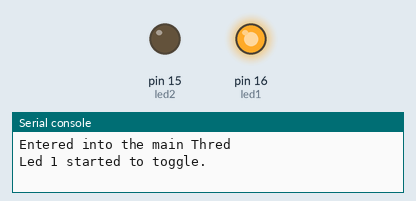
This program was run on a simulated MicroPython board. On the bench: output pins drawn as LEDs (lit = HIGH), the last lines printed to the serial console. Threads take turns every 2 ms.

Above: at 1.0 s.
At 3.2 s:
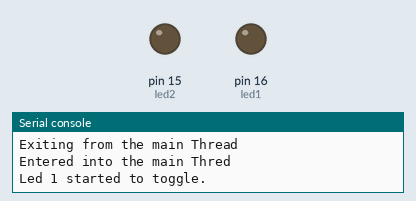
Timing chart, 0 to 5.6 s (numbered marks = the images above):
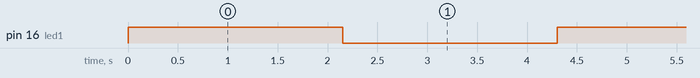

The program:

main.py
```python
from machine import Pin
import utime
import _thread

led1 = Pin(16, machine.Pin.OUT)
led2 = Pin(15, machine.Pin.OUT)


sLock = _thread.allocate_lock()

def CoreTask():
    while True:
        sLock.acquire()
        print("Entered into the second Thred")
        utime.sleep(1)
        led2.high()
        print("Led 2 turned on")
        utime.sleep(2)
        led2.low()
        print("Led 2 turned off")
        utime.sleep(1)
        print("Exiting from the 2nd Thread")
        utime.sleep(1)
        sLock.release()

_thread.start_new_thread(CoreTask, ())

while True:
    # We acquire the semaphore lock
    sLock.acquire()
    print("Entered into the main Thred")
    led1.toggle()
    utime.sleep(0.15)
    print("Led 1 started to toggle.")
    utime.sleep(1)
    print("Exiting from the main Thread")
    utime.sleep(1)
    # We release the semaphore lock
    sLock.release()
```

Measured:
- by itself, pin 16 (led1): alternates HIGH for 2.2 s and LOW for 2.2 s
